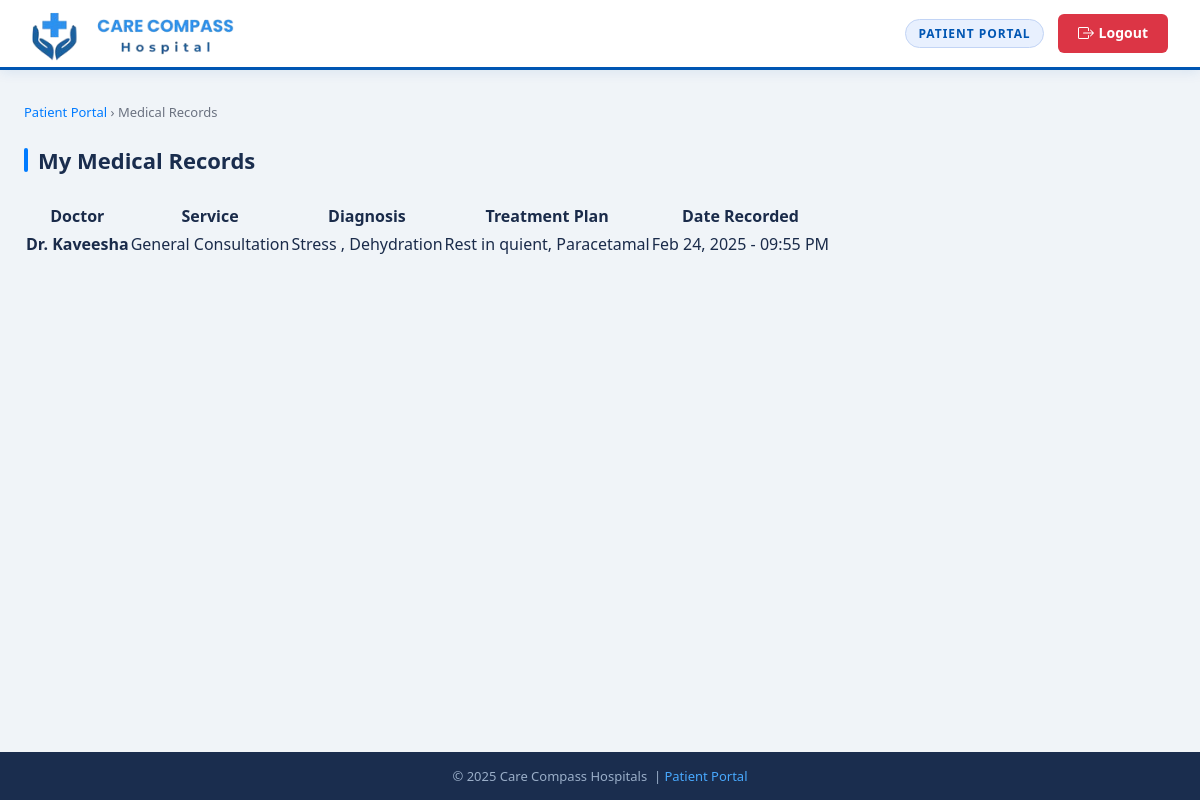
Screenshot of /patient/view_medical_records.php (signed in) with the database file from the repository.
### tables this page shows
CREATE TABLE IF NOT EXISTS `medical_records` (
  `id` int NOT NULL AUTO_INCREMENT,
  `patient_id` int NOT NULL,
  `doctor_id` int DEFAULT NULL,
  `service_id` int DEFAULT NULL,
  `diagnosis` text,
  `treatment` text,
  `date_added` timestamp NULL DEFAULT CURRENT_TIMESTAMP,
  PRIMARY KEY (`id`),
  KEY `patient_id` (`patient_id`),
  KEY `doctor_id` (`doctor_id`),
  KEY `service_id` (`service_id`)
);

CREATE TABLE IF NOT EXISTS `doctors` (
  `id` int NOT NULL AUTO_INCREMENT,
  `name` varchar(100) NOT NULL,
  `specialty` varchar(100) NOT NULL,
  `location` varchar(50) NOT NULL,
  `contact` varchar(50) DEFAULT NULL,
  `photo` varchar(255) DEFAULT NULL,
  PRIMARY KEY (`id`)
);

### patient/view_medical_records.php (the view, shortened to what this page needs)
<?php
include '../includes/db_connect.php';
$patient_id = $_SESSION['user_id'];
$sql_medical_records = "SELECT mr.id, mr.diagnosis, mr.treatment, mr.date_added, d.name AS doctor_name, s.name AS service_name
                       FROM medical_records mr
                       LEFT JOIN doctors d ON mr.doctor_id = d.id
                       LEFT JOIN services s ON mr.service_id = s.id
                       WHERE mr.patient_id = ?
                       ORDER BY mr.date_added DESC";
$stmt = mysqli_prepare($conn, $sql_medical_records);
mysqli_stmt_bind_param($stmt, "i", $patient_id);
mysqli_stmt_execute($stmt);
$result = mysqli_stmt_get_result($stmt);
$medical_records = [];
if ($result) {
    while ($row = mysqli_fetch_assoc($result)) {
        $medical_records[] = $row;
    }
} else {
    echo "Error fetching medical records: " . mysqli_error($conn);
}
?>
<!DOCTYPE html>
<html lang="en">
<head>
    <link rel="stylesheet" href="../assets/css/admin_styles.css">
</head>
<body>
<?php
include '../includes/header.php';
?>
<div class="internal-body">
    <div class="internal-manage-wrap">
        <div class="internal-breadcrumb"><a href="portal.php">Patient Portal</a> &rsaquo; Medical Records</div>
        <div class="internal-page-title">My Medical Records</div>
        <?php if (empty($medical_records)): ?>
            <div class="dashboard-card" style="text-align: center; padding: 48px 24px;">
                <div style="font-size: 48px; margin-bottom: 12px;">📋</div>
                <h3 style="margin: 0 0 8px; color: #1a2d4e;">No Medical Records Available</h3>
                <p style="color: #6b7280; margin: 0;">You do not have any recorded medical consultations or diagnosis reports yet.</p>
            </div>
        <?php else: ?>
            <div class="manage-table-container">
                <table class="manage-table">
                    <thead>
                        <tr>
                            <th>Doctor</th>
                            <th>Service</th>
                            <th>Diagnosis</th>
                            <th>Treatment Plan</th>
                            <th>Date Recorded</th>
                        </tr>
                    </thead>
                    <tbody>
                        <?php foreach ($medical_records as $record): ?>
                            <tr>
                                <td><strong><?php echo htmlspecialchars($record['doctor_name'] ?? 'Not Assigned'); ?></strong></td>
                                <td><?php echo htmlspecialchars($record['service_name'] ?? 'General Consultation'); ?></td>
                                <td><?php echo htmlspecialchars($record['diagnosis']); ?></td>
                                <td><?php echo htmlspecialchars($record['treatment']); ?></td>
                                <td><?php echo date('M d, Y - h:i A', strtotime($record['date_added'])); ?></td>
                            </tr>
                        <?php endforeach; ?>
                    </tbody>
                </table>
            </div>
        <?php endif; ?>
    </div>
</div>
<footer class="internal-footer">
    &copy; 2025 Care Compass Hospitals &nbsp;|&nbsp; <a href="portal.php">Patient Portal</a>
</footer>
</body>
</html>

### assets/css/admin_styles.css (style rules this page uses)
*, *::before, *::after { box-sizing: border-box; margin: 0; padding: 0; }
body { font-family: 'Segoe UI', system-ui, -apple-system, sans-serif; background: #f0f4f8; color: #1a2b4a; line-height: 1.6; }
a { color: inherit; }
.internal-body { min-height: calc(100vh - 70px - 48px); background: #f0f4f8; }
.internal-manage-wrap { padding: 32px 24px 48px; max-width: 1200px; margin: 0 auto; }
.internal-page-title { font-size: 22px; font-weight: 700; color: #1a2d4e; margin-bottom: 24px; display: flex; align-items: center; gap: 10px; }
.internal-page-title::before { content: ''; display: inline-block; width: 4px; height: 24px; background: #007bff; border-radius: 2px; }
.internal-breadcrumb { font-size: 13px; color: #6b7280; margin-bottom: 20px; }
.internal-breadcrumb a { color: #007bff; text-decoration: none; }
.internal-footer { background: #1a2d4e; color: #9aaec8; text-align: center; padding: 12px 24px; font-size: 13px; height: 48px; display: flex; align-items: center; justify-content: center; }
.internal-footer a { color: #48a9fe; text-decoration: none; }

### rows the page displays
medical_records: doctor.name "Dr. Kaveesha", service_name "General Consultation", diagnosis "Stress , Dehydration", treatment "Rest in quient, Paracetamal", date_added "Feb 24, 2025 - 09:55 PM"

### other values shown
$portal_label "PATIENT PORTAL"
